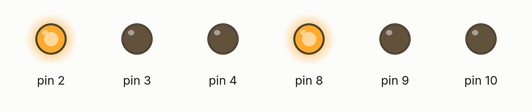
Simulated run of this sketch. Board: Arduino Uno, built with avr-gcc and run on an emulated ATmega328P. On the bench: output pins drawn as LEDs (lit = HIGH).

Above: at 2.5 s.
At 6.0 s:
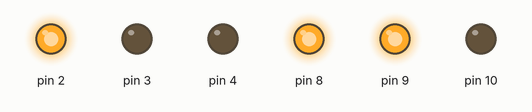
At 9.5 s:
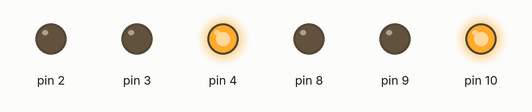
At 13.0 s:
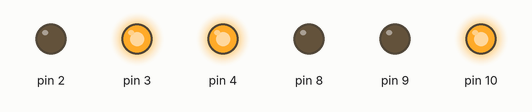
Timing chart, 0 to 18.2 s (numbered marks = the images above):
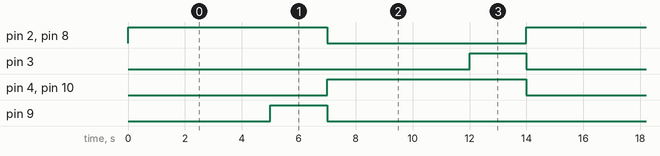

Measured:
- by itself, pin 2, pin 4, pin 8, pin 10: alternates HIGH for 7.0 s and LOW for 7.0 s
- by itself, pin 3, pin 9: alternates HIGH for 2.0 s and LOW for 12.0 s
- by itself, everything shown: repeats every 14.0 s, in 4 steps

The sketch:

sizzling_migelo1.ino
```cpp
// C++ code
//
int i = 0;

void setup()
{
  pinMode(2, OUTPUT);
  pinMode(3, OUTPUT);
  pinMode(4, OUTPUT);
  pinMode(8, OUTPUT);
  pinMode(9, OUTPUT);
  pinMode(10, OUTPUT);
}

void loop()
{
  digitalWrite(2, HIGH);
  digitalWrite(3, LOW);
  digitalWrite(4, LOW);
  digitalWrite(8, HIGH);
  digitalWrite(9, LOW);
  digitalWrite(10, LOW);
  delay(5000); // Wait for 5000 millisecond(s)
  digitalWrite(9, HIGH);
  digitalWrite(3, LOW);
  delay(2000); // Wait for 2000 millisecond(s)
  digitalWrite(2, LOW);
  digitalWrite(3, LOW);
  digitalWrite(4, HIGH);
  digitalWrite(8, LOW);
  digitalWrite(9, LOW);
  digitalWrite(10, HIGH);
  delay(5000); // Wait for 5000 millisecond(s)
  digitalWrite(9, LOW);
  digitalWrite(3, HIGH);
  delay(2000); // Wait for 2000 millisecond(s)
}
```
